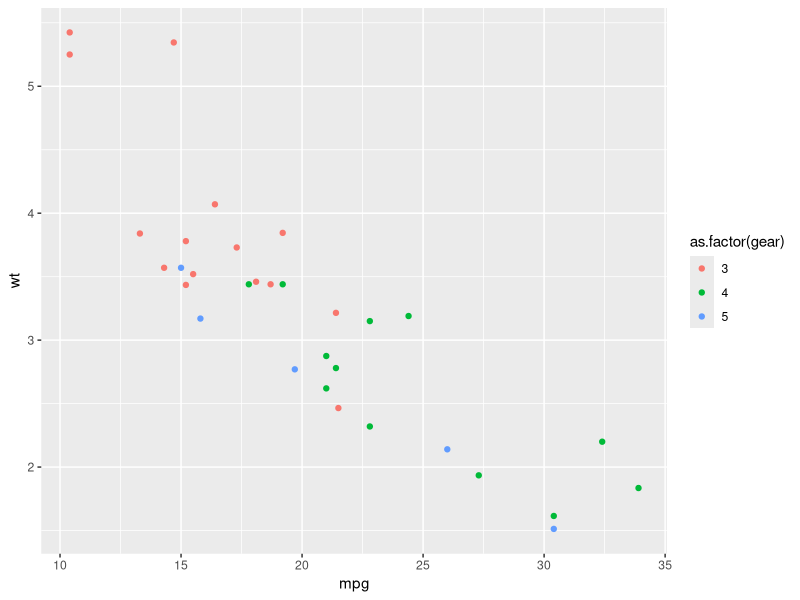

R code for this plot:
## ---- chunk 1
knitr::opts_chunk$set(message=FALSE,
                      warning=FALSE,
                      cache.lazy=FALSE)
## ---- chunk 2

library(tidyverse)
library(knitr)

## ---- chunk 3

data(mtcars)

## ---- chunk 4

ggplot(mtcars, aes(mpg, wt, color = as.factor(gear))) +
  geom_point()

## ---- chunk 5

mtcars %>%
  kable()

